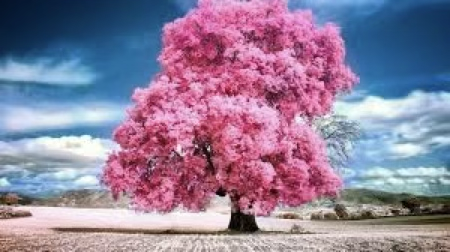
#> input picture LAB/EXP1/tree.png, 450 x 252 px
$ python image_processing.py
#> lines starting #> are read from the running program, lines starting #| are printed output that depends on the picture
import cv2

# Read image
image = cv2.imread("tree.png")
#> image is the input picture: shape (252, 450, 3); mean B, G, R 155.7, 128.6, 145.8

# Check if image is loaded
if image is None:
    print("Image not found!")
    exit()

# Convert to grayscale
gray = cv2.cvtColor(image, cv2.COLOR_BGR2GRAY)
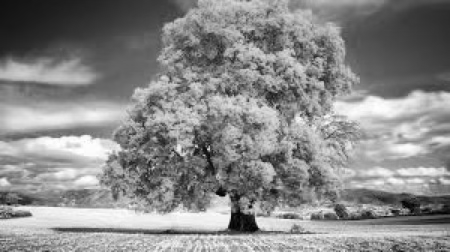
#> gray: shape (252, 450); min 1, max 255, mean 136.9

# Display images
cv2.imshow("Original", image)
cv2.imshow("Grayscale", gray)

# Save grayscale image
cv2.imwrite("gray_tree.png", gray)

cv2.waitKey(0)
cv2.destroyAllWindows()
